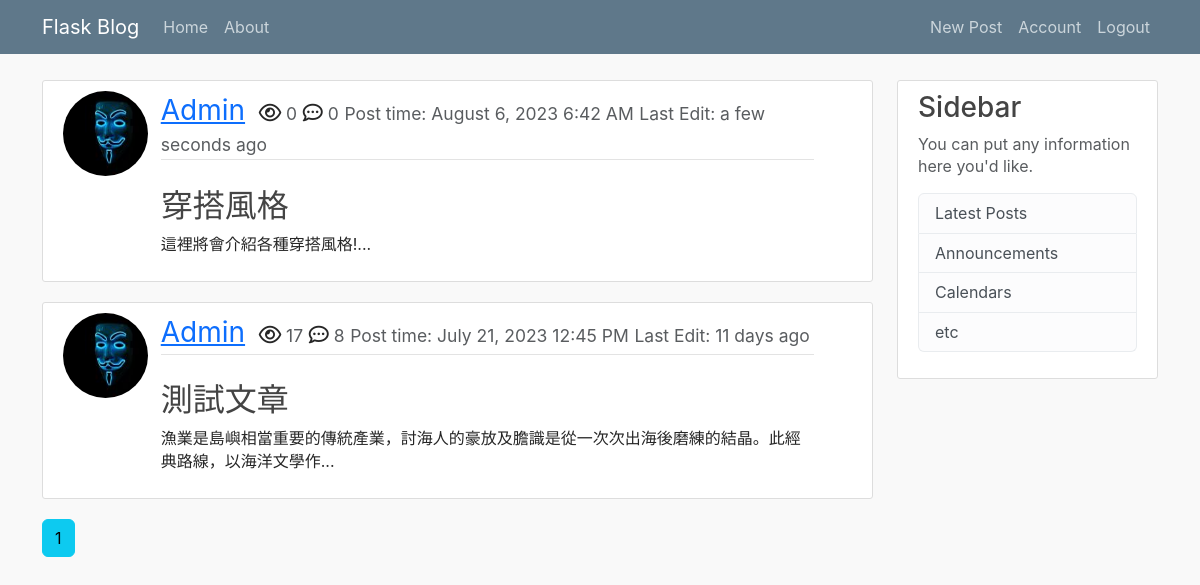
Screenshot of /home (signed in) with the database file from the repository.
### flask_blog/models.py (models this page shows, shortened)
class Post(db.Model):
    __tablename__ = 'post'
    id = db.Column(db.Integer, primary_key=True)
    title = db.Column(db.String(100), nullable=False)
    date_posted = db.Column(db.DateTime, nullable=False, default=datetime.utcnow)
    date_edited = db.Column(db.DateTime) # 這裡應該改成可空且預設為None
    view = db.Column(db.Integer, nullable=False, default=0)
    content = db.Column(db.Text, nullable=False)
    user_id = db.Column(db.Integer, db.ForeignKey('user.id', ondelete='CASCADE'), nullable=False)
    comments = db.relationship('Comment', backref='post', lazy=True, cascade='all, delete')
    category = db.Column(db.String(100), nullable=False)

class User(db.Model, UserMixin):
    __tablename__ = 'user'
    id = db.Column(db.Integer, primary_key=True)
    username = db.Column(db.String(20), unique=True, nullable=False)
    email = db.Column(db.String(120), unique=True, nullable=False)
    image_file = db.Column(db.String(20), unique=False, nullable=False, default='default.jpg')
    password = db.Column(db.String(60), nullable=False)
    posts = db.relationship('Post', backref='author', lazy=True, cascade='all, delete') # lazy="select"
    comments = db.relationship('Comment', backref='user', lazy=True, cascade='all, delete')
    likes = db.relationship('Like', backref='user', lazy=True, cascade='all, delete')

### flask_blog/main/routes.py (the view)
@main.route('/')
@main.route('/home')
def home():
    page = request.args.get('page', 1, type=int) # 製造一個optional的參數:頁數， 1是預設值， 並且只接受int
    category = request.args.get('category', None) #如果沒有指定要哪個category，則顯示全部貼文
    if not category:
        posts = Post.query.order_by(Post.date_posted.desc()).paginate(page=page, per_page=2)
    elif category in {'Travel', 'Food', 'Style'}:
        print(f'yes the category is: {category}')
        posts = Post.query.filter_by(category=category).order_by(Post.date_posted.desc()).paginate(page=page, per_page=2)
    else:
        abort(404)
    return render_template('home.html', title = 'Home', posts=posts)

### flask_blog/models.py (called while the page is built)
@login_manager.user_loader
def load_user(user_id):
    return User.query.get(int(user_id))

### flask_blog/templates/home.html
{% extends 'layout.html' %}
{% block content %}
    {% if posts.items %}
    {% for post in posts.items %}
      <article class="media content-section">
        <div class="row">
          <div class="col-1">
            <img class="rounded-circle article-img" src="{{ url_for('static', filename='profile_pics/' + post.author.image_file) }}">
          </div>
          <div class="media-body col-10">
            <div class="article-metadata">
              <a class="user-name" href="{{ url_for('users.user_posts', username=post.author.username ) }}">{{ post.author.username }}</a>
              <i class="far fa-eye icon-class"></i><small class='text-muted'> {{ post.view }}</small>
              <i class='far fa-comment-dots icon-class'></i><small class='text-muted'> {{ post.comments|length }}</small>
              <small class='text-muted'>Post time: {{ moment(post.date_posted).format('LLL') }}</small>
              {% if post.date_posted != post.date_edited %}
                <small class= 'text-muted'>Last Edit: {{ moment(post.date_edited).fromNow(refresh=True) }}</small>
              {% endif %}
            </div>
            <br>
            <div>
              <h2><a class="article-title" href="{{ url_for('posts.post', post_id=post.id) }}">{{ post.title }}</a></h2>
              <p class="article-content">{{ (post.content|striptags)[:50] }}...</p>
            </div>
          </div>
        </div>
      </article>
    {% endfor %}
    {% else %}
    <h1>No Posts</h1>
    {% endif %}
    {% for page_num in posts.iter_pages(left_edge=1, right_edge=1, left_current=1, right_current=2) %}
      {% if page_num %}
        {% if posts.page == page_num %}
          <a href="{{ url_for('main.home', page=page_num) }}" class="btn btn-info mb-4">{{ page_num }}</a>
        {% else %}
          <a href="{{ url_for('main.home', page=page_num) }}" class="btn btn-outline-info mb-4">{{ page_num }}</a>
        {% endif %}
      {% else %}
        ...
      {% endif %}
    {% endfor %}
{% endblock content %}

### flask_blog/static/main.css (style rules this page uses)
body { background: #fafafa; color: #333333; margin-top: 5rem; }
h1, h2, h3, h4, h5, h6 { color: #444444; }
.icon-class { font-size: 20px; }
.content-section { background: #ffffff; padding: 10px 20px; border: 1px solid #dddddd; border-radius: 3px; margin-bottom: 20px; }
.article-title { color: #444444; }
.article-content { white-space: pre-line; }
.article-img { height: 85px; width: 85px; margin-right: 16px; }
.media-body { margin-left: 30px; }
.article-metadata { position: relative; padding-bottom: 1px; margin-bottom: 4px; border-bottom: 1px solid #e3e3e3; font-size: 20px; }
.article-metadata .user-name { font-size: 28px; margin-right: 8px; }
.article-title { text-decoration: none; }
.text-muted, a.text-muted:hover, a.text-muted:focus { color: #acacac; }
* { box-sizing: border-box; }
body { font-family: -apple-system, BlinkMacSystemFont, "Segoe UI", Roboto, Helvetica, Arial, sans-serif, "Apple Color Emoji", "Segoe UI Emoji", "Segoe UI Symbol"; line-height: 1.4; color: rgba(0, 0, 0, 0.85); background-color: #f9f9f9; }

### rows the page displays
Post: image_file (picture), author.username "Admin", view "0", comments|length "0", date_posted "August 6, 2023 6:42 AM", date_edited "a few seconds ago", title "穿搭風格", content "這裡將會介紹各種穿搭風格!"
Post: image_file (picture), author.username "Admin", view "17", comments|length "8", date_posted "July 21, 2023 12:45 PM", date_edited "11 days ago", title "測試文章", content "漁業是島嶼相當重要的傳統產業，討海人的豪放及膽識是從一次次出海後磨練的結晶。此經典路線，以海洋文學作"

### other values shown
{{ page_num }} "1"
